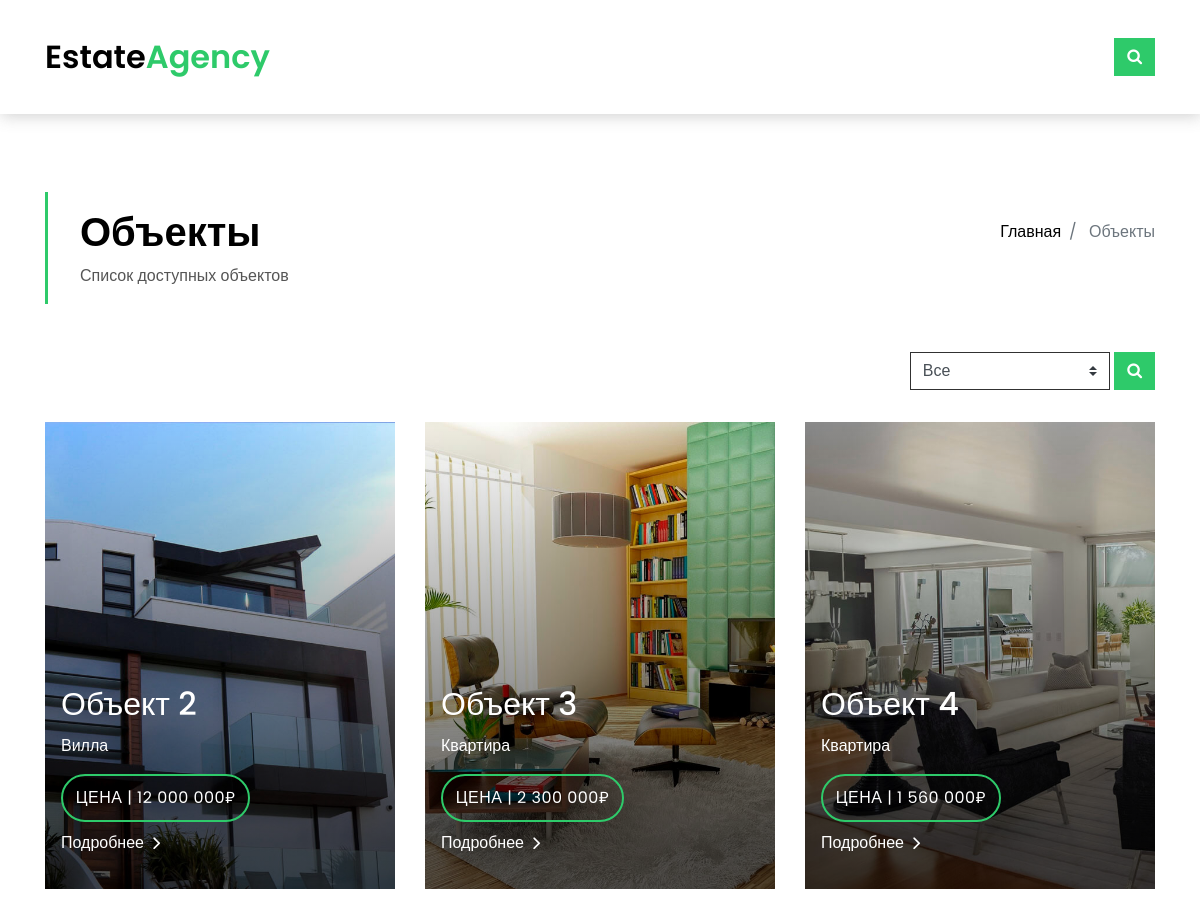
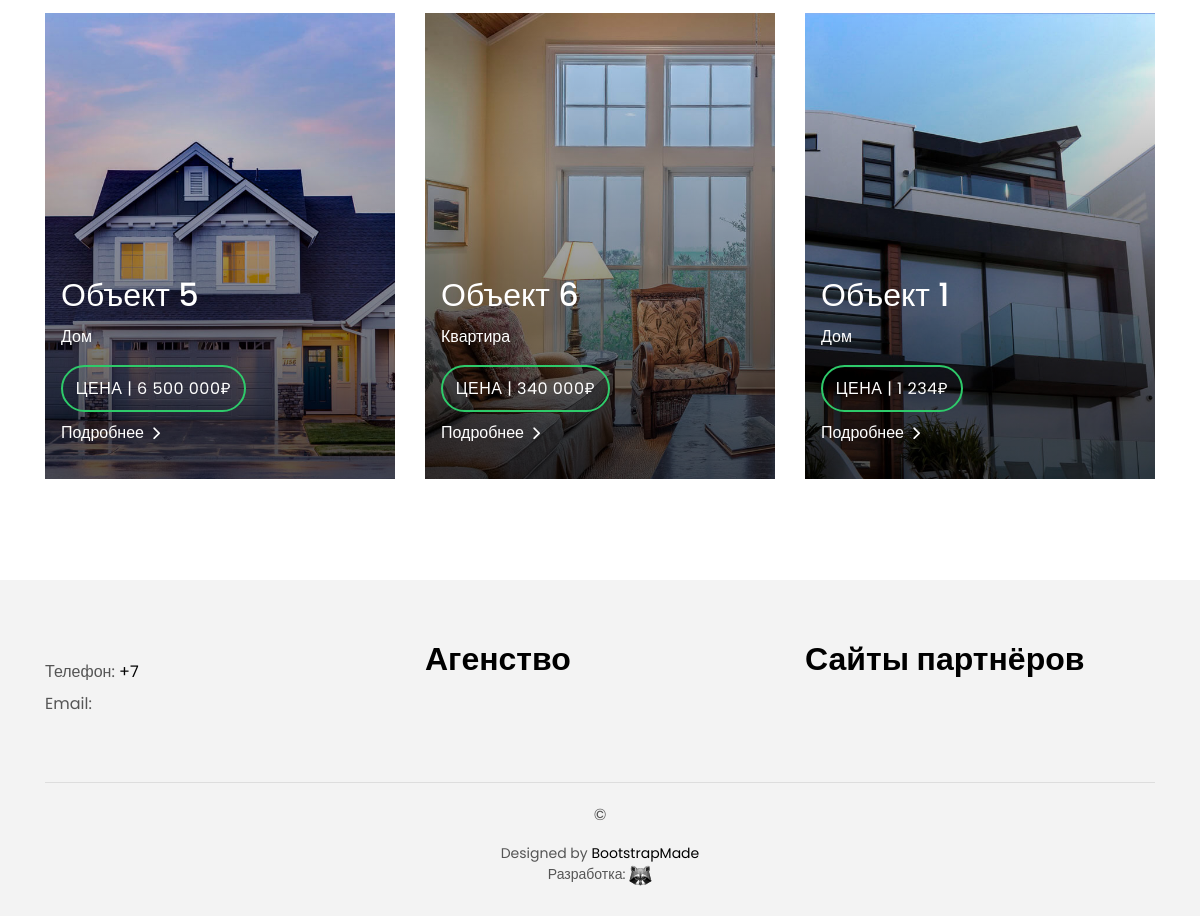
Screenshot of /property/ with the database file from the repository (2 pictures, top to bottom).
### eastate_property/models.py (models this page shows, shortened)
class Property(models.Model):
    name = models.CharField('Название объекта', max_length=100)
    price = models.PositiveIntegerField('Цена объекта', help_text='Цена в ₽')
    descripton = models.TextField('Описание объекта')
    property_id = models.PositiveSmallIntegerField('ID объекта')
    location = models.CharField('Расположение', max_length=150)
    type = models.ForeignKey(PropertyType, verbose_name='Тип объекта', on_delete=models.SET_NULL,
                             null=True)
    area = models.PositiveSmallIntegerField('Площадь', blank=True)
    room = models.PositiveSmallIntegerField('Кол-во комнат', blank=True)
    baths = models.PositiveSmallIntegerField('Кол-во ванных комнат', blank=True)
    garage = models.PositiveSmallIntegerField('Кол-во гаражей', blank=True, null=True)
    photo_preview = models.ImageField('Фото для списка', upload_to="property_preview/", null=True)
    photo_main = models.ForeignKey(PropertyGallery, verbose_name='Галерея объекта', on_delete=models.SET_NULL,
                                   null=True)
    options = models.ManyToManyField(PropertyOptions, verbose_name='Опиции', related_name='options_list')
    video = models.URLField('Ссылка на видео объекта', max_length=150, blank=True)
    plans = models.ImageField('План проекта', upload_to="property_plans/", blank=True)
    map = models.CharField('Ссылка на карту', max_length=500, help_text='frame карты', blank=True)
    agent = models.ForeignKey(Agent, verbose_name='Агент', on_delete=models.SET_NULL,
                              null=True, related_name='agent_property')
    url = models.SlugField(max_length=130, unique=True)
    date = models.DateField('Дата публикации', default=date.today)
    is_slider = models.BooleanField('Отобажать в слайдере', default=False)
    draft = models.BooleanField("Публикация", default=False)
    def get_absolute_url(self):
        return reverse("property_detail", kwargs={"slug": self.url})
    class Meta:
        verbose_name = "Объект"
        verbose_name_plural = "Объекты"

class PropertyType(models.Model):
    name = models.CharField('Название', max_length=100)
    url = models.SlugField(max_length=130, unique=True)
    def __str__(self):
        return self.name
    class Meta:
        verbose_name = "Тип объекта"
        verbose_name_plural = "Типы объекта"

### eastate_property/views.py (the view)
# urls.py: path('', views.PropertyView.as_view()),
class PropertyView(TypeFilter, ListView):
    model = Property
    queryset = Property.objects.filter(draft=True).order_by('-date')
    template_name = 'property/property-grid.html'
    paginate_by = 9
    def get_context_data(self, *, object_list=None, **kwargs):
        context = super().get_context_data(**kwargs)
        context['title'] = 'Объекты'
        return context

### eastate_property/views.py (called while the page is built)
    def get_types(self):
        return PropertyType.objects.all()

### templates/property/property-grid.html (shortened to what this page needs)
{% extends 'base.html' %}
{% load tags %}
{% block content %}
<section class="intro-single">
    <div class="container">
        <div class="row">
            <div class="col-md-12 col-lg-8">
                <div class="title-single-box">
                    <h1 class="title-single">Объекты</h1>
                    <span class="color-text-a">Список доступных объектов</span>
                </div>
            </div>
            <div class="col-md-12 col-lg-4">
                <nav aria-label="breadcrumb" class="breadcrumb-box d-flex justify-content-lg-end">
                    <ol class="breadcrumb">
                        <li class="breadcrumb-item">
                            <a href="#">Главная</a>
                        </li>
                        <li class="breadcrumb-item active" aria-current="page">
                            Объекты
                        </li>
                    </ol>
                </nav>
            </div>
        </div>
    </div>
</section>
<section class="property-grid grid">
    <div class="container">
        <div class="row">
            <div class="col-sm-12">
                <div class="grid-option">
                    <form action="{% url 'filter' %}" method="get">
                        <select class="custom-select">
                            <option selected>Все</option>
                        </select>
                        <button type="submit" class="btn btn-b-n"><span class="fa fa-search" aria-hidden="true"></span></button>
                    </form>
                </div>
            </div>
            {% for property in property_list %}
            <div class="col-md-4">
                <div class="card-box-a card-shadow">
                    <div class="img-box-a">
                        <img src="{{ property.photo_preview.url }}" alt="" class="img-a img-fluid">
                    </div>
                    <div class="card-overlay">
                        <div class="card-overlay-a-content">
                            <div class="card-header-a">
                                <h2 class="card-title-a">
                                    <a href="{{ property.get_absolute_url }}">{{ property.name }}</a>
                                </h2>
                                <p style="color:#fff;">{{ property.type }}</p>
                            </div>
                            <div class="card-body-a">
                                <div class="price-box d-flex">
                                    <span class="price-a">Цена | {{ property.price }}₽</span>
                                </div>
                                <a href="{{ property.get_absolute_url }}" class="link-a">Подробнее
                                    <span class="ion-ios-arrow-forward"></span>
                                </a>
                            </div>
                        </div>
                    </div>
                </div>
            </div>
            {% endfor %}
        </div>
    </div>
</section>
{% endblock content %}

### static/css/style.css (style rules this page uses)
body { font-family: 'Poppins', sans-serif; color: #555555; }
h1, h2, h3, h4, h5, h6 { color: #000000; }
a { color: #000000; transition: all .5s ease; }
.link-a { color: #ffffff; text-decoration: none; }
.link-a span { font-size: 18px; vertical-align: middle; margin-left: 5px; }
.color-text-a { color: #555555; }
.intro-single { padding: 12rem 0 3rem; }
.intro-single .title-single-box { padding: 1rem 0 1rem 2rem; }
.intro-single .title-single-box { border-left: 3px solid #2eca6a; }
.intro-single .title-single-box .title-single { font-weight: 600; font-size: 2.2rem; }
.intro-single .breadcrumb-box { padding: 1rem 0 0 .5rem; }
.intro-single .breadcrumb { background-color: transparent; padding-right: 0; padding-left: 0; }
.card-box-a, .card-box-b, .card-box-d { position: relative; overflow: hidden; -webkit-backface-visibility: hidden; backface-visibility: hidden; }
.card-box-a .img-a, .card-box-a .img-b, .card-box-b .img-a, .card-box-b .img-b { transition: .8s all ease-in-out; }
.card-overlay { position: absolute; width: 100%; height: 100%; top: 0; left: 0; }
.card-shadow { -webkit-backface-visibility: hidden; backface-visibility: hidden; }
.card-shadow:before { content: ' '; position: absolute; top: 0; left: 0; width: 100%; height: 100%; z-index: 1; background: linear-gradient(to bottom, rgba(0, 0, 0, 0) 0%, rgba(0, 0, 0, 0.2) 27%, rgba(0, 0, 0, 0.65) 90%); }
.card-overlay-a-content { transition: all .5s ease-in; position: absolute; width: 100%; bottom: 0px; z-index: 2; }
.card-header-a { padding: 0 1rem; }
.card-header-a .card-title-a { color: #ffffff; margin-bottom: 0; padding-bottom: .7rem; }
.card-header-a .card-title-a a { color: #ffffff; text-decoration: none; }
.card-body-a { z-index: 2; transition: all .5s ease-in; padding: 0rem 1rem 2rem 1rem; }
.card-body-a .price-box { padding-bottom: .5rem; }
.price-a { color: #ffffff; padding: .6rem .8rem; border: 2px solid #2eca6a; border-radius: 50px; text-transform: uppercase; letter-spacing: 0.030em; }
.property-grid .grid-option { text-align: right; margin-bottom: 2rem; }
.property-grid .grid-option .custom-select { border-radius: 0; width: 200px; border-color: #313131; }
.property-grid .grid-option .custom-select option { border-color: #313131; }
.btn { transition: .5s ease; }
.btn.btn-b-n { background-color: #2eca6a; color: #ffffff; border-radius: 0; }
@media (min-width: 768px) { .link-a { font-size: .9rem; } }
@media (min-width: 768px) { .link-a span { font-size: 1.5rem; } }
@media (min-width: 768px) { .intro-single .title-single-box .title-single { font-size: 2.1rem; } }
@media (min-width: 768px) { .grid .card-box-a, .grid .card-box-b, .grid .card-box-c, .grid .card-box-d { margin-bottom: 2.5rem; } }
@media (min-width: 768px) { .card-box-a .price-a, .card-box-b .price-a { font-size: .9rem; } }
@media (min-width: 768px) { .card-overlay-a-content { bottom: -20px; } }
@media (min-width: 768px) { .card-header-a .card-title-a { font-size: 1.3rem; } }
@media (min-width: 992px) { .link-a { font-size: 1rem; } }
@media (min-width: 992px) { .link-a span { font-size: 18px; } }
@media (min-width: 992px) { .intro-single .title-single-box .title-single { font-size: 2.5rem; } }
@media (min-width: 992px) { .card-box-a .price-a, .card-box-b .price-a { font-size: 1rem; } }
@media (min-width: 992px) { .card-overlay-a-content { bottom: 0px; } }
@media (min-width: 992px) { .card-header-a .card-title-a { font-size: 2rem; } }

### rows the page displays
Property: photo_preview (picture), name "Объект 2", type "Вилла", price "12 000 000"
Property: photo_preview (picture), name "Объект 3", type "Квартира", price "2 300 000"
Property: photo_preview (picture), name "Объект 4", type "Квартира", price "1 560 000"
Property: photo_preview (picture), name "Объект 5", type "Дом", price "6 500 000"
Property: photo_preview (picture), name "Объект 6", type "Квартира", price "340 000"
Property: photo_preview (picture), name "Объект 1", type "Дом", price "1 234"
